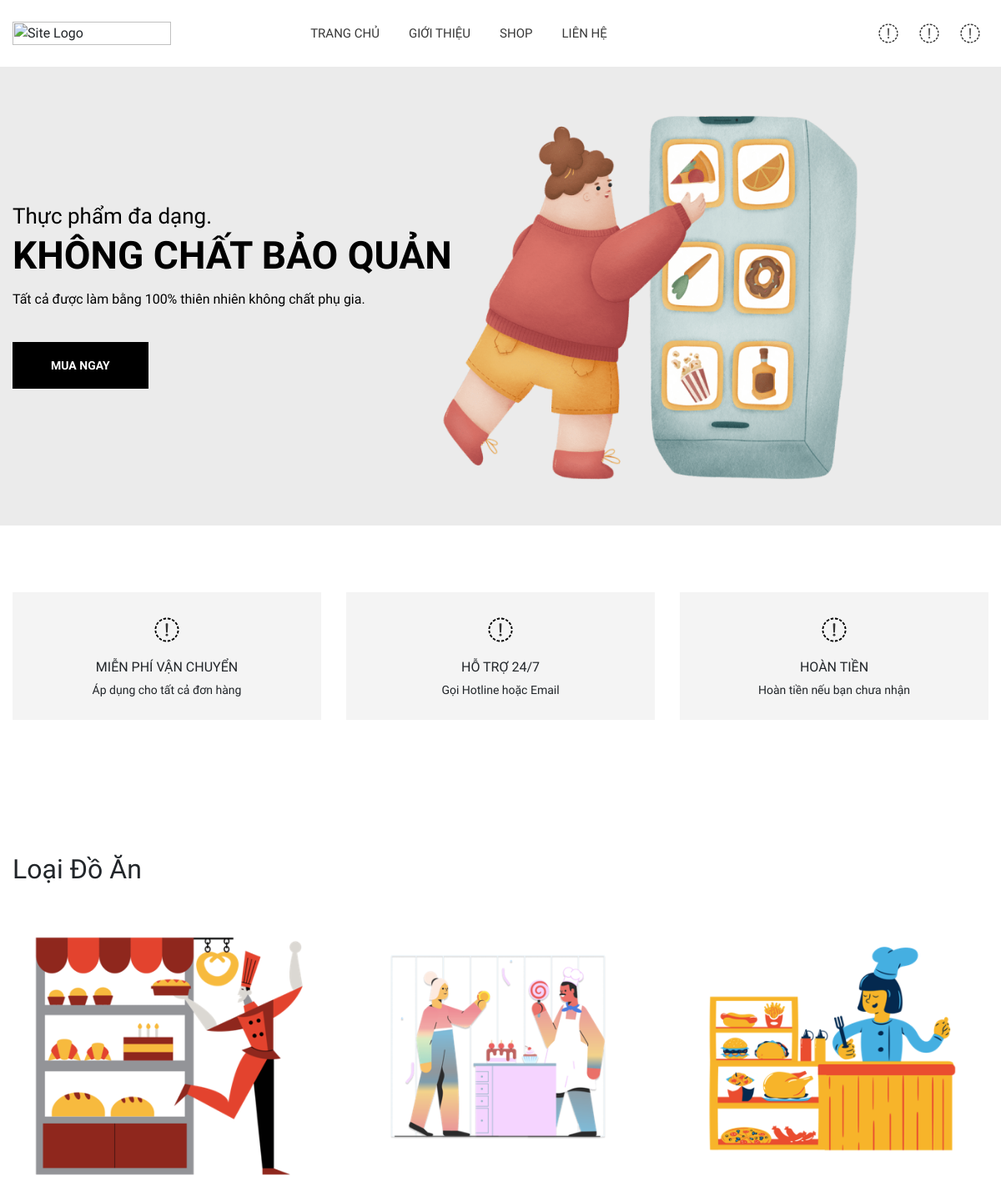
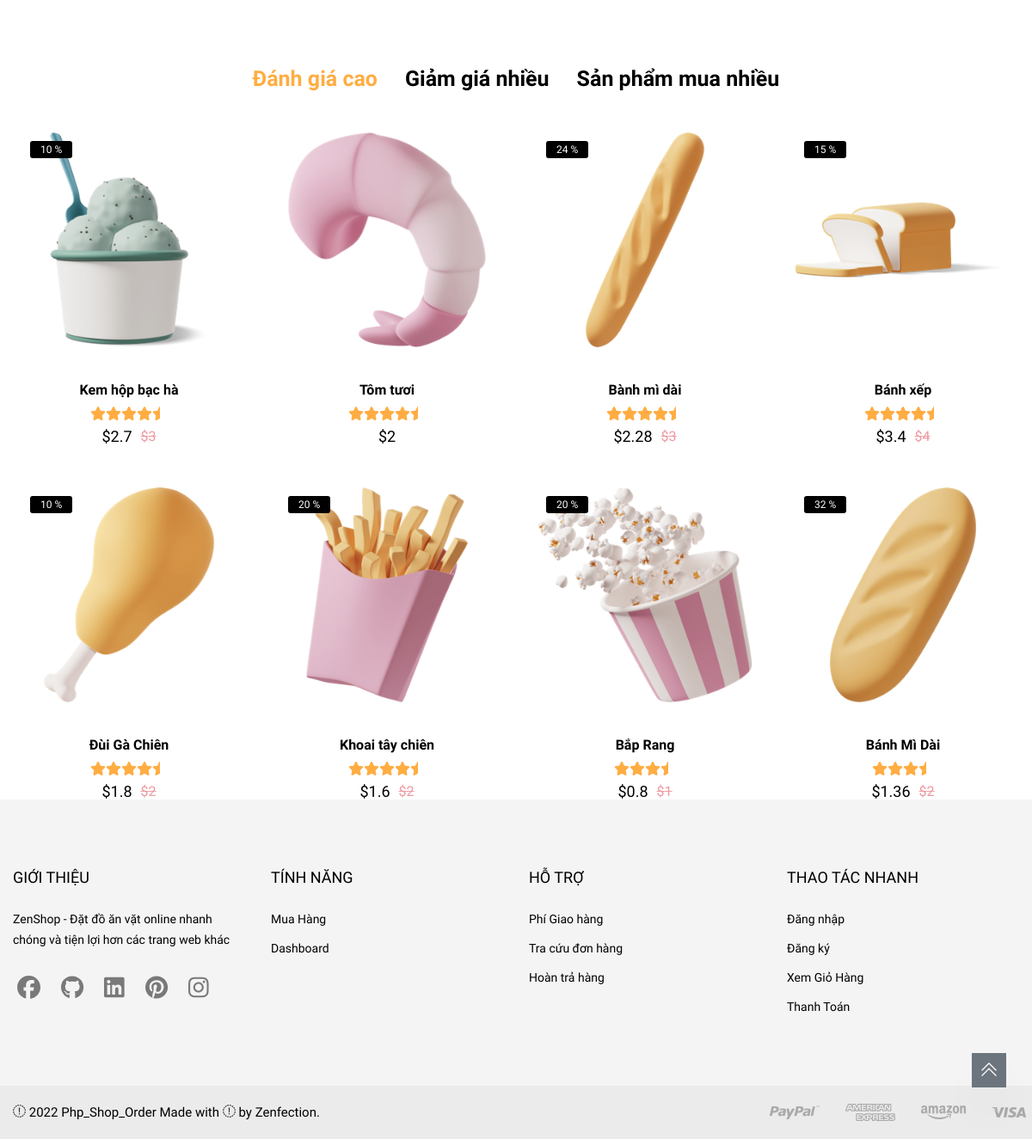
The page / on the database its author committed (2 pictures, top to bottom).
### tables this page shows
CREATE TABLE tb_category
(
  id_category char(25)     NOT NULL,
  title       varchar(50)  NOT NULL,
  image       varchar(255) NOT NULL,
  active      tinyint(1)   NOT NULL,
  PRIMARY KEY (id_category)
);

CREATE TABLE tb_product
(
  id_product  int(11)       NOT NULL AUTO_INCREMENT,
  name        varchar(50)   NOT NULL,
  description varchar(255)  NOT NULL,
  price       float         NOT NULL,
  ranking     int           NOT NULL,
  image       varchar(255)  NOT NULL,
  discount    DECIMAL(10,2) NULL    ,
  quantity    int           NOT NULL,
  id_category char(25)      NOT NULL,
  PRIMARY KEY (id_product)
);

### product.php (the view, shortened to what this page needs)
<div class="col-12 col-sm-6 col-lg-3 product-wrapper m-b-40 product">
    <div class="thumb">
        <a class="load-product cursor-pointer image" id="<?php echo $id?>">
            <img class="fit-image p-10" id="img-product<?php echo $id ?>" src="./assets/images/products/<?php echo $image ?>" alt="Product" />
        </a>
        <?php
        if ($discount > 0) {
            $discount_price = $price - ($price * $discount / 100);
        ?>
            <span class="badges">
                <span class="sale"><?php echo (int)$discount ?> %</span>
            </span>
        <?php
        }
        ?>
    </div>
    <div class="content">
        <h5 class="title"><a class="product-title"><?php echo $name ?></a></h5>
        <span class="rating">
            <?php
            $temp = $ranking;
            for ($j = 0; $j < 5; $j++) {
                if ($temp > 2) {
                    echo "<i class='fa-solid fa-star' style='color: #ffad42'></i>";
                    $temp -= 2;
                } else if ($temp > 0) {
                    echo "<i class='fa-solid fa-star-half' style='color: #ffad42'></i>";
                    $temp = 0;
                }
            }
            ?>
        </span>
        <span class="price">
            <?php
            if ($discount > 0) {
            ?>
                <span class="new">$<?php echo $discount_price ?></span>
                <span class="old">$<?php echo $price ?></span>
            <?php
            } else {
            ?>
                <span class='new'>$<?php echo $price ?></span>
            <?php
            }
            ?>
        </span>
    </div>
</div>

### home.php (shortened to what this page needs)
<div class="section">
    <div class="hero-slider swiper-container">
        <div class="swiper-wrapper">
            <div class="hero-slide-item swiper-slide">
                <div class="hero-slide-bg">
                    <img src="./assets/images/slider/1.png" alt="Slider Image" />
                </div>
                <div class="container">
                    <div class="hero-slide-content text-start">
                        <h5 class="sub-title">Thực phẩm đa dạng.</h5>
                        <h2 class="title m-0">KHÔNG CHẤT BẢO QUẢN</h2>
                        <p class="ms-0">Tất cả được làm bằng 100% thiên nhiên không chất phụ gia.</p>
                        <a id="shop" class="nav-content btn btn-dark btn-hover-primary">Mua Ngay</a>
                    </div>
                </div>
            </div>
            <div class="hero-slide-item swiper-slide">
                <div class="hero-slide-bg">
                </div>
                <div class="container">
                    <div class="hero-slide-content text-center text-md-end">
                    </div>
                </div>
            </div>
        </div>
    </div>
</div>
<div class="section section-padding">
    <div class="container">
        <div class="row row-cols-1 row-cols-sm-2 row-cols-md-3 m-b-n30" data-aos="fade-out" data-aos-duration="600">
            <div class="col m-b-30">
                <div class="single-cta-wrapper">
                    <div class="cta-icon">
                        <i class="fa-duotone fa-truck-fast"></i>
                    </div>
                    <div class="cta-content">
                        <h4 class="title">Miễn phí vận chuyển</h4>
                        <p>Áp dụng cho tất cả đơn hàng</p>
                    </div>
                </div>
            </div>
            <div class="col m-b-30">
                <div class="single-cta-wrapper">
                    <div class="cta-icon">
                        <i class="fa-duotone fa-headset"></i>
                    </div>
                    <div class="cta-content">
                        <h4 class="title">Hỗ trợ 24/7</h4>
                        <p>Gọi Hotline hoặc Email</p>
                    </div>
                </div>
            </div>
            <div class="col m-b-30">
                <div class="single-cta-wrapper">
                    <div class="cta-icon">
                        <i class="fa-duotone fa-money-bill-transfer"></i>
                    </div>
                    <div class="cta-content">
                        <h4 class="title">Hoàn tiền</h4>
                        <p>Hoàn tiền nếu bạn chưa nhận</p>
                    </div>
                </div>
            </div>
        </div>
    </div>
</div>
<div class="section section-margin">
    <div class="container">
        <h2>Loại Đồ Ăn</h2>
        <div class="row row-cols-md-3 row-cols-sm-2 row-cols-1 m-b-n30">
            <?php
            $sql = "SELECT * FROM `tb_category` WHERE active = 1 LIMIT 3";
            $result = mysqli_query($conn, $sql);
            $count = mysqli_num_rows($result);
            if ($count > 0) {
                while ($row = mysqli_fetch_assoc($result)) {
                    $image = $row['image'];
            ?>
                    <div class="col m-b-30" data-aos="fade-in">
                        <a href="#" class="banner hover-style">
                            <?php
                            if ($image == "") {
                                echo "<div class='error'>Image not Available</div>";
                            } else {
                            ?>
                                <img class="fit-image p-10" src="./assets/images/category/<?php echo $image; ?>" alt="Banner Image"/>
                            <?php
                            }
                            ?>
                        </a>
                    </div>
            <?php
                }
            }
            ?>
        </div>
    </div>
</div>
<div class="section position-relative">
    <div class="container">
        <div class="row" data-aos="fade-out" data-aos-duration="600">
            <div class="col-12">
                <ul class="product-tab-nav nav justify-content-center m-b-n15 p-b-40 title-border-bottom">
                    <li class="nav-item m-b-15"><a class="nav-link active" data-bs-toggle="tab" href="#top-product-ranking">Đánh giá cao</a></li>
                    <li class="nav-item m-b-15"><a class="nav-link" data-bs-toggle="tab" href="#top-product-discount">Giảm giá nhiều</a></li>
                    <li class="nav-item m-b-15"><a class="nav-link" data-bs-toggle="tab" href="#top-product-seller">Sản phẩm mua nhiều</a></li>
                </ul>
            </div>
        </div>
        <div class="row">
            <div class="col-12">
                <div class="tab-content">
                    <div class="tab-pane fade show active" id="top-product-ranking">
                        <div class="row m-b-n40">
                            <?php
                            $sql = "SELECT * FROM `tb_product` ORDER BY `tb_product`.`ranking` DESC LIMIT 8";
                            $result = mysqli_query($conn, $sql);
                            $count = mysqli_num_rows($result);
                            if ($count > 0) {
                                while ($row = mysqli_fetch_assoc($result)) {
                                    $id = $row['id_product'];
                                    $name = $row['name'];
                                    $price = $row['price'];
                                    $discount = $row['discount'];
                                    $image = $row['image'];
                                    $ranking = $row['ranking'];
                            ?>
                                    <?php include "./product.php" ?>
                            <?php
                                }
                            }
                            ?>
                        </div>
                    </div>
                            <?php
                            $sql = "SELECT * FROM `tb_product` ORDER BY `tb_product`.`discount` DESC LIMIT 8";
                            $result = mysqli_query($conn, $sql);
                            $count = mysqli_num_rows($result);
                            if ($count > 0) {
                                while ($row = mysqli_fetch_assoc($result)) {
                                    $id = $row['id_product'];
                                    $name = $row['name'];
                                    $price = $row['price'];
                                    $discount = $row['discount'];
                                    $image = $row['image'];
                                    $ranking = $row['ranking'];
                            ?>
                                    <?php include "./product.php" ?>
                            <?php
                                }
                            }
                            ?>
                </div>
            </div>
        </div>
    </div>
</div>

### rows shown on the page
tb_category: image (picture)
tb_category: image (picture)
tb_category: image (picture)
tb_product: image (picture), discount "10", name "Kem hộp bạc hà", discount_price "2.7", price "3"
tb_product: image (picture), name "Tôm tươi", price "2"
tb_product: image (picture), discount "24", name "Bành mì dài", discount_price "2.28", price "3"
tb_product: image (picture), discount "15", name "Bánh xếp", discount_price "3.4", price "4"
tb_product: image (picture), discount "10", name "Đùi Gà Chiên", discount_price "1.8", price "2"
tb_product: image (picture), discount "20", name "Khoai tây chiên", discount_price "1.6", price "2"
tb_product: image (picture), discount "20", name "Bắp Rang", discount_price "0.8", price "1"
tb_product: image (picture), discount "32", name "Bánh Mì Dài", discount_price "1.36", price "2"
